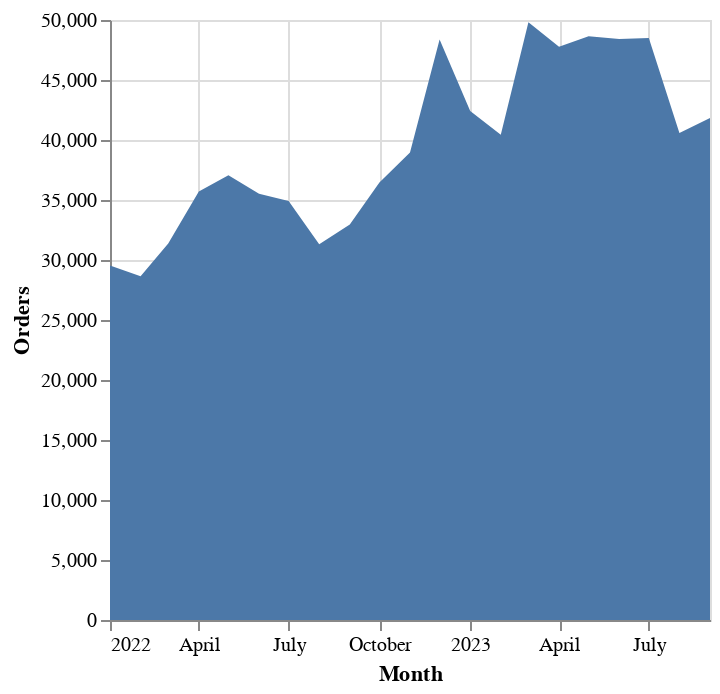

Source (notebook cell):
### Code cell
#| title: Monthly Orders
alt.Chart(monthly_summary.collect()).mark_area().encode(
    x=alt.X("Start_Month:T", title="Month"),
    y=alt.Y("Monthly_Orders:Q", scale=alt.Scale(zero=False), title="Orders")
)

### Figure 1 — Vega-Lite specification as saved in the notebook (floating-point values rounded to 4 significant figures)
{"config": {"view": {"continuousWidth": 300, "continuousHeight": 300}}, "data": {"name": "data-0cd2b91ff576247d6ad373f10a58ec43"}, "mark": {"type": "area"}, "encoding": {"x": {"field": "Start_Month", "title": "Month", "type": "temporal"}, "y": {"field": "Monthly_Orders", "scale": {"zero": false}, "title": "Orders", "type": "quantitative"}}, "$schema": "https://vega.github.io/schema/vega-lite/v6.1.0.json", "datasets": {"data-0cd2b91ff576247d6ad373f10a58ec43": [{"Start_Month": "2023-02-01T00:00:00", "Monthly_Orders": 40433, "Monthly_Revenue": 722600.0, "Monthly_Profit": 189300.0}, {"Start_Month": "2022-05-01T00:00:00", "Monthly_Orders": 37064, "Monthly_Revenue": 672400.0, "Monthly_Profit": 186900.0}, {"Start_Month": "2022-09-01T00:00:00", "Monthly_Orders": 32967, "Monthly_Revenue": 585800.0, "Monthly_Profit": 166400.0}, {"Start_Month": "2022-10-01T00:00:00", "Monthly_Orders": 36451, "Monthly_Revenue": 623900.0, "Monthly_Profit": 178800.0}, {"Start_Month": "2022-01-01T00:00:00", "Monthly_Orders": 29547, "Monthly_Revenue": 542600.0, "Monthly_Profit": 167100.0}, {"Start_Month": "2023-04-01T00:00:00", "Monthly_Orders": 47768, "Monthly_Revenue": 827700.0, "Monthly_Profit": 215100.0}, {"Start_Month": "2022-04-01T00:00:00", "Monthly_Orders": 35716, "Monthly_Revenue": 681100.0, "Monthly_Profit": 190100.0}, {"Start_Month": "2023-01-01T00:00:00", "Monthly_Orders": 42418, "Monthly_Revenue": 747200.0, "Monthly_Profit": 205100.0}, {"Start_Month": "2023-07-01T00:00:00", "Monthly_Orders": 48508, "Monthly_Revenue": 828300.0, "Monthly_Profit": 209800.0}, {"Start_Month": "2023-06-01T00:00:00", "Monthly_Orders": 48421, "Monthly_Revenue": 808300.0, "Monthly_Profit": 207200.0}, {"Start_Month": "2022-02-01T00:00:00", "Monthly_Orders": 28651, "Monthly_Revenue": 541400.0, "Monthly_Profit": 161900.0}, {"Start_Month": "2022-03-01T00:00:00", "Monthly_Orders": 31376, "Monthly_Revenue": 589500.0, "Monthly_Profit": 174000.0}, {"Start_Month": "2022-12-01T00:00:00", "Monthly_Orders": 48380, "Monthly_Revenue": 877200.0, "Monthly_Profit": 246100.0}, {"Start_Month": "2023-03-01T00:00:00", "Monthly_Orders": 49818, "Monthly_Revenue": 883500.0, "Monthly_Profit": 231900.0}, {"Start_Month": "2022-06-01T00:00:00", "Monthly_Orders": 35515, "Monthly_Revenue": 662000.0, "Monthly_Profit": 189800.0}, {"Start_Month": "2022-07-01T00:00:00", "Monthly_Orders": 34915, "Monthly_Revenue": 556000.0, "Monthly_Profit": 176900.0}, {"Start_Month": "2023-05-01T00:00:00", "Monthly_Orders": 48642, "Monthly_Revenue": 825300.0, "Monthly_Profit": 210300.0}, {"Start_Month": "2022-08-01T00:00:00", "Monthly_Orders": 31304, "Monthly_Revenue": 489400.0, "Monthly_Profit": 158900.0}, {"Start_Month": "2023-08-01T00:00:00", "Monthly_Orders": 40579, "Monthly_Revenue": 660900.0, "Monthly_Profit": 175000.0}, {"Start_Month": "2023-09-01T00:00:00", "Monthly_Orders": 41830, "Monthly_Revenue": 658200.0, "Monthly_Profit": 180400.0}, {"Start_Month": "2022-11-01T00:00:00", "Monthly_Orders": 38959, "Monthly_Revenue": 661300.0, "Monthly_Profit": 192900.0}]}}
